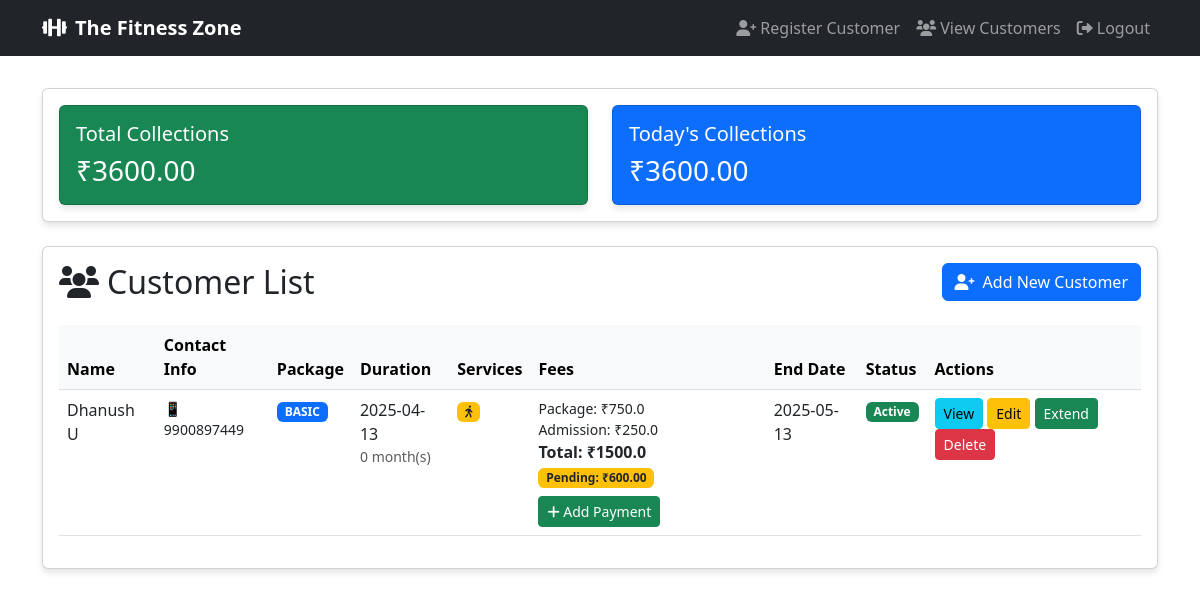
/view_customers (signed in), run on an earlier commit of the app's database.
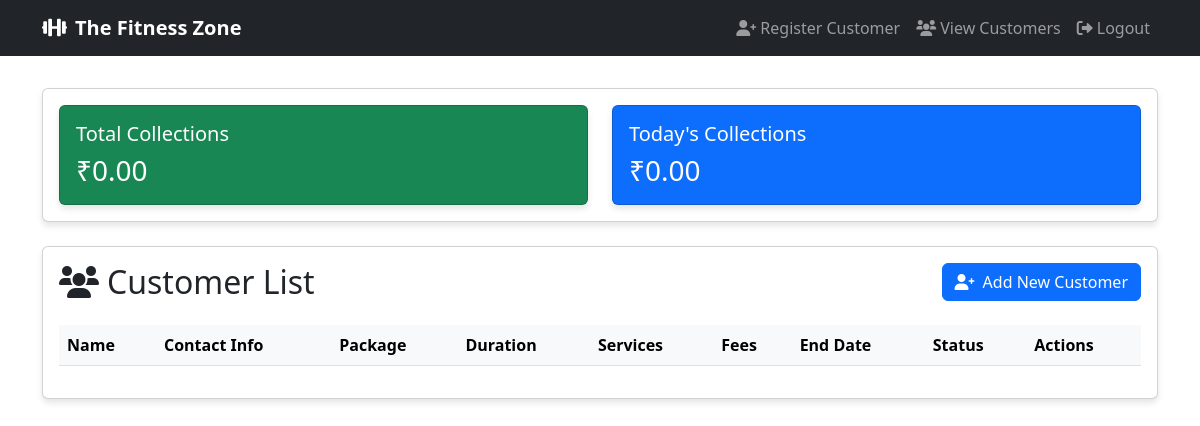
And on a later commit of the database.
### app.py (models this page shows)
class Customer(db.Model):
    id = db.Column(db.Integer, primary_key=True)
    name = db.Column(db.String(100), nullable=False)
    email = db.Column(db.String(120), unique=True, nullable=True)
    phone = db.Column(db.String(20), nullable=False)
    join_date = db.Column(db.DateTime, default=datetime.utcnow)
    package_type = db.Column(db.String(20), nullable=False)  # basic, standard, premium, ultimate
    membership_end = db.Column(db.DateTime, nullable=False)
    has_cardio = db.Column(db.Boolean, default=False)
    has_personal_training = db.Column(db.Boolean, default=False)
    personal_training_type = db.Column(db.String(20), nullable=True)  # monthly, quarterly
    trainer_id = db.Column(db.Integer, db.ForeignKey('user.id'), nullable=True)
    notification_sent = db.Column(db.Boolean, default=False)
    admission_fee = db.Column(db.Float, nullable=True)
    package_fee = db.Column(db.Float, nullable=False)
    discount = db.Column(db.Float, nullable=True)
    total_amount = db.Column(db.Float, nullable=False)
    treadmill_access = db.Column(db.Boolean, default=False)
    fees = db.relationship('Fee', backref='customer', lazy=True, cascade="all, delete-orphan")
    pending_amount = db.Column(db.Float, default=0.0)

### app.py (the view)
@app.route('/view_customers')
@login_required
def view_customers():
    customers = Customer.query.all()
    total_fees = db.session.query(db.func.sum(Fee.amount)).scalar() or 0
    today_fees = db.session.query(db.func.sum(Fee.amount)).filter(
        db.func.date(Fee.payment_date) == datetime.utcnow().date()
    ).scalar() or 0
    return render_template('view_customers.html',
                         customers=customers,
                         now=datetime.utcnow(),
                         total_fees=total_fees,
                         today_fees=today_fees)

### app.py (called while the page is built)
@login_manager.user_loader
def load_user(user_id):
    return User.query.get(int(user_id))

### templates/view_customers.html (shortened to what this page needs)
{% extends "base.html" %}
{% block content %}
<div class="card mb-4">
    <div class="card-body">
        <div class="row">
            <div class="col-md-6">
                <div class="card bg-success text-white">
                    <div class="card-body">
                        <h5 class="card-title">Total Collections</h5>
                        <h3 class="mb-0">₹{{ "%.2f"|format(total_fees) }}</h3>
                    </div>
                </div>
            </div>
            <div class="col-md-6">
                <div class="card bg-primary text-white">
                    <div class="card-body">
                        <h5 class="card-title">Today's Collections</h5>
                        <h3 class="mb-0">₹{{ "%.2f"|format(today_fees) }}</h3>
                    </div>
                </div>
            </div>
        </div>
    </div>
</div>
<div class="card">
    <div class="card-body">
        <div class="d-flex justify-content-between align-items-center mb-4">
            <h2 class="card-title mb-0">
                <i class="fas fa-users me-2"></i>Customer List
            </h2>
            <a href="{{ url_for('register_customer') }}" class="btn btn-primary">
                <i class="fas fa-user-plus me-2"></i>Add New Customer
            </a>
        </div>
        <div class="table-responsive">
            <table class="table table-hover">
                <thead class="table-light">
                    <tr>
                        <th>Name</th>
                        <th>Contact Info</th>
                        <th>Package</th>
                        <th>Duration</th>
                        <th>Services</th>
                        <th>Fees</th>
                        <th>End Date</th>
                        <th>Status</th>
                        <th>Actions</th>
                    </tr>
                </thead>
                <tbody>
                    {% for customer in customers %}
                    <tr>
                        <td>{{ customer.name }}</td>
                        <td>
                            <small class="d-block">📱 {{ customer.phone }}</small>
                        </td>
                        <td>
                            <span class="badge bg-primary">
                                {{ customer.package_type|upper }}
                            </span>
                        </td>
                        <td>
                            {{ customer.join_date.strftime('%Y-%m-%d') }}
                            <small class="d-block text-muted">
                                {{ (customer.membership_end - customer.join_date).days // 30 }} month(s)
                            </small>
                        </td>
                        <td>
                            {% if customer.treadmill_access %}
                                <span class="badge bg-warning text-dark" title="Treadmill Access">
                                    <i class="fas fa-walking"></i>
                                </span>
                            {% endif %}
                        </td>
                        <td>
                            <small class="d-block">Package: ₹{{ customer.package_fee }}</small>
                            {% if customer.admission_fee %}
                                <small class="d-block">Admission: ₹{{ customer.admission_fee }}</small>
                            {% endif %}
                            <strong class="d-block">Total: ₹{{ customer.total_amount }}</strong>
                            {% if customer.pending_amount > 0 %}
                                <span class="badge bg-warning text-dark">Pending: ₹{{ "%.2f"|format(customer.pending_amount) }}</span>
                            {% endif %}
                            <button type="button" class="btn btn-sm btn-success mt-2" data-bs-toggle="modal" data-bs-target="#addFeeModal{{ customer.id }}">
                                <i class="fas fa-plus"></i> Add Payment
                            </button>
                        </td>
                        <td>{{ customer.membership_end.strftime('%Y-%m-%d') }}</td>
                        <td>
                            {% set days_left = (customer.membership_end - now).days %}
                            {% if days_left < 0 %}
                                <span class="badge bg-danger">Expired</span>
                            {% elif days_left <= 7 %}
                                <span class="badge bg-warning text-dark">Expiring Soon</span>
                            {% else %}
                                <span class="badge bg-success">Active</span>
                            {% endif %}
                        </td>
                        <td>
                            <a href="{{ url_for('view_customer', customer_id=customer.id) }}" class="btn btn-sm btn-info">View</a>
                            <a href="{{ url_for('edit_customer', customer_id=customer.id) }}" class="btn btn-sm btn-warning">Edit</a>
                            <a href="{{ url_for('extend_membership', customer_id=customer.id) }}" class="btn btn-sm btn-success">Extend</a>
                            <button type="button" class="btn btn-sm btn-danger" onclick="deleteCustomer({{ customer.id }})">Delete</button>
                        </td>
                    </tr>
                    {% endfor %}
                </tbody>
            </table>
        </div>
    </div>
</div>
{% endblock %}

### templates/base.html (shortened to what this page needs)
<!DOCTYPE html>
<html lang="en">
<head>
    <link href="https://cdn.jsdelivr.net/npm/bootstrap@5.3.0/dist/css/bootstrap.min.css" rel="stylesheet">
    <link href="https://cdnjs.cloudflare.com/ajax/libs/font-awesome/6.0.0/css/all.min.css" rel="stylesheet">
</head>
<body>
    <nav class="navbar navbar-expand-lg navbar-dark bg-dark">
        <div class="container">
            <a class="navbar-brand" href="{{ url_for('index') }}">
                <i class="fas fa-dumbbell me-2"></i>The Fitness Zone
            </a>
            <div class="collapse navbar-collapse" id="navbarNav">
                <ul class="navbar-nav ms-auto">
                    {% if current_user.is_authenticated %}
                        <li class="nav-item">
                            <a class="nav-link" href="{{ url_for('register_customer') }}">
                                <i class="fas fa-user-plus me-1"></i>Register Customer
                            </a>
                        </li>
                        <li class="nav-item">
                            <a class="nav-link" href="{{ url_for('view_customers') }}">
                                <i class="fas fa-users me-1"></i>View Customers
                            </a>
                        </li>
                        <li class="nav-item">
                            <a class="nav-link" href="{{ url_for('logout') }}">
                                <i class="fas fa-sign-out-alt me-1"></i>Logout
                            </a>
                        </li>
                    {% else %}
                        <li class="nav-item">
                            <a class="nav-link" href="{{ url_for('login') }}">
                                <i class="fas fa-sign-in-alt me-1"></i>Login
                            </a>
                        </li>
                    {% endif %}
                </ul>
            </div>
        </div>
    </nav>
    <div class="container content">
        {% block content %}{% endblock %}
    </div>
</body>
</html>

### templates/base.html (style rules this page uses)
.navbar-brand { font-weight: bold; }
.content { margin-top: 2rem; }
.card { box-shadow: 0 4px 6px rgba(0, 0, 0, 0.1); }

What changed in the data, as far as the page shows it:
removed Customer: name "Dhanush U", phone "9900897449", package_type "BASIC", join_date "2025-04-13", (customer.membership_end-customer.join_date).days//30 "0", treadmill_access True (drawn), package_fee "750.0", admission_fee "250.0", total_amount "1500.0", pending_amount "600.00", membership_end "2025-05-13"
Also different on the page:
{{ "%.2f"|format(total_fees) }}: "3600.00" → "0.00"
{{ "%.2f"|format(today_fees) }}: "3600.00" → "0.00"
